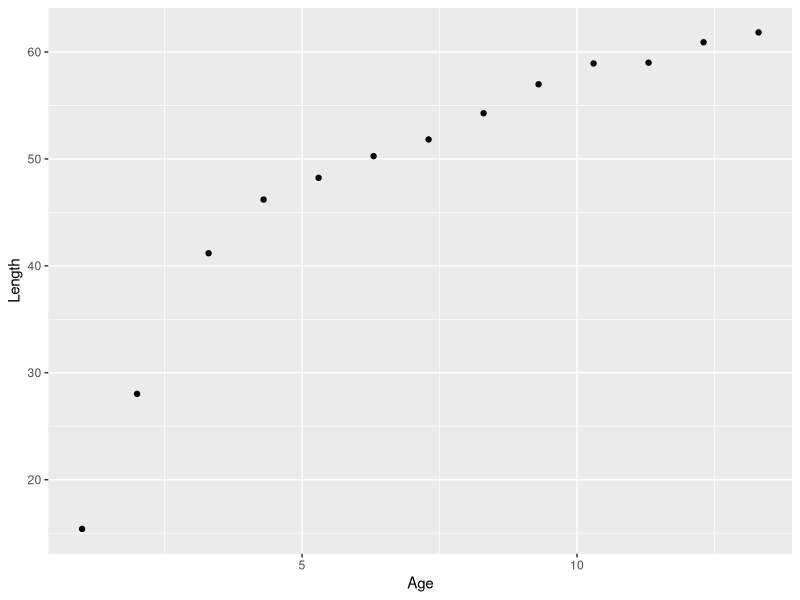
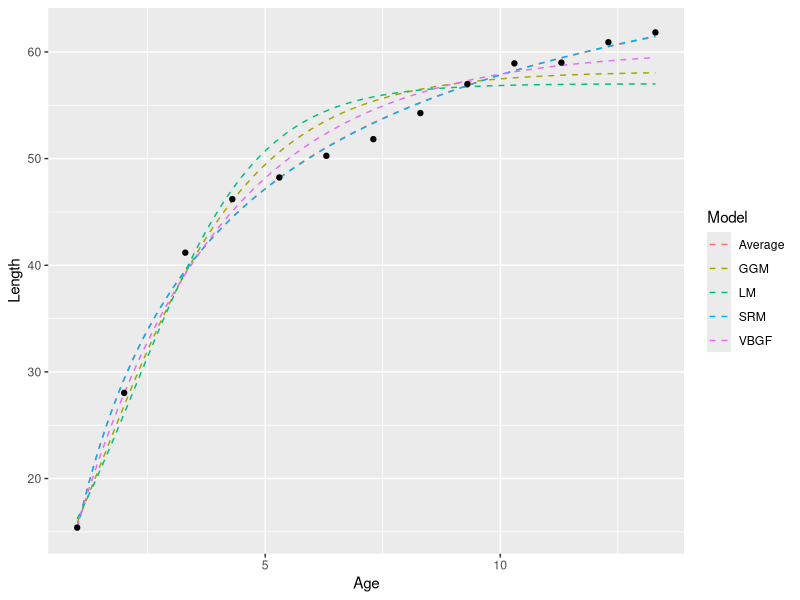
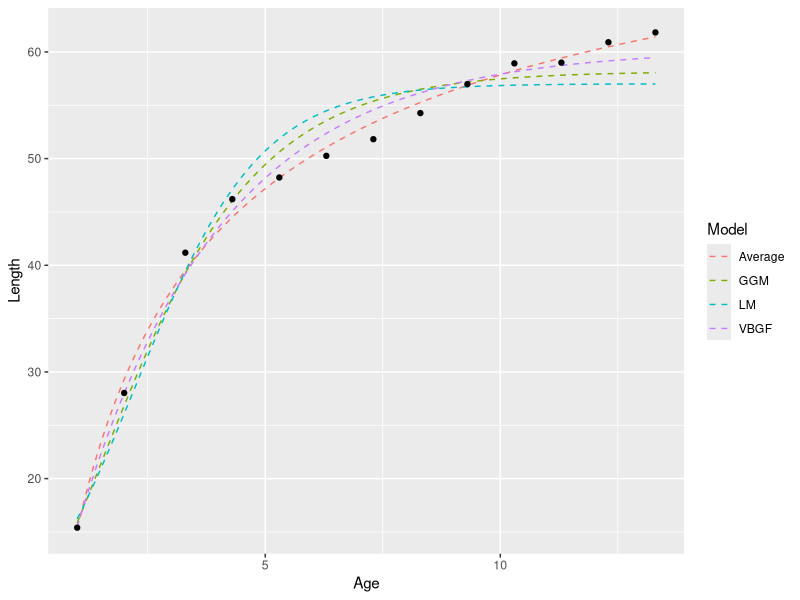

Reproduce these figures in R, in order.
#### "Homework 12"
#### "Yu-Jen Lin"
#### b04b01036@ntu.edu.tw
#### --------------------------------------------------------------------------------------------------------------------------------------------------------

#### 1. Please estimate the model parameters of four different growth functions (von Bertalanffy; Gompertz; Logis>c; Schnute–Richards) using the method maximum likelihood for the length-at-age for female Pacific hake (Merluccius productus) considering a log-normal distribution

## Models
#### 1 von Bertalanffy Growth Function
#### -> L(t) = L∞ (1−exp(−k(t−t0)))
#### 2 Gompertz growth model
#### -> L(t) = L∞ exp(-exp(-k2(t-((ln(λ)-ln(k2))/k2 ))))
#### 3 Logistic model 
#### -> L(t) = L∞ (1 + exp(-k3(t-t3)))^(-1)
#### 4 Schnute–Richards model] Bonus
#### -> L(t) = L∞ exp(1 + δ*e^(-k4 t^v)) ^ (1/γ)

## Considering a log-normal distribution
#### L(t) = Model * e^ε   ,   ε ~ N(0,σ^2)

## loading package and data

library(knitr)
library(ggplot2)

Age = c(1,2,3.3,4.3,5.3,6.3,7.3,8.3,9.3,10.3,11.3,12.3,13.3)
Length = c(15.4,28.03,41.18,46.2,48.23,50.26,51.82,54.27,56.98,58.93,59,60.91,61.83)

data = cbind(Age, Length)

kable(data, col.names = c("Age (year)", "Female mean length (cm)"))


## Check the plot of [ Length ~ Age ]

dataset = data.frame(Age, Length) # combine the data
colnames(dataset) <- c("Age", "Length") # rename the columns for plotting
ggplot(dataset, aes(x = Age, y = Length)) +
  geom_point()



## 1 von Bertalanffy Growth Function
#### L(t) = L∞ (1−exp(−k(t−t0)))
#### L∞ = Linf = hypothesized (mean) maximum length
#### k  = growth rate
#### t  = x = current age
#### t0 = hypothesized age when body length is 0

VBGF <- function(x, Linf = theta[1], k = theta[2], t0 = theta[3], theta = c(Linf, k, t0)){
  y = Linf * (1 - exp(-k * (x - t0)))
  return(y)
}


## 2 Gompertz growth model
#### L(t) = L∞ exp(-exp(-k2(t-((ln(λ)-ln(k2))/k2 ))))
#### L∞ = Linf = hypothesized (mean) maximum length
#### k2 = (k) = rate of exponential decrease of the relative growth rate with age
#### t  = x = current age
#### λ  = (t0) = theoretical initial relative growth rate at zero age
#### (I change some annotations in order to calculate in an easier way.)

GGM <- function(x, Linf = theta[1], k = theta[2], t0 = theta[3], theta = c(Linf, k, t0)){
  y = Linf * exp(- exp(- k * (x - (log(t0) - log(k)) / k)))
  return(y)
}


## 3 Logistic model 
#### L(t) = L∞ (1 + exp(-k3(t-t3)))^(-1)
#### L∞ = Linf = hypothesized (mean) maximum length
#### k3 = (k) = relative growth rate parameter (with units year^-1)
#### t  = x = current age
#### t3 = (t0) = corresponds to the inflection point of the sigmoidal curve
#### (I change some annotations in order to calculate in an easier way.)

LM <- function(x, Linf = theta[1], k = theta[2], t0 = theta[3], theta = c(Linf, k, t0)){
  y = Linf * (1 + exp(-k*(x-t0))) ^ (-1)
  return(y)
}


## 4 Schnute–Richards model (Bonus)
#### L(t) = L∞ exp(1 + δ*e^(-k4 t^v)) ^ (1/γ)
#### L∞ = Linf = hypothesized (mean) maximum length
#### dimensionless parameters: δ, ν, and γ
#### k4 has units yr^(−ν)

e <- exp(1) 
SRM <- function(x, Linf = theta[1], k = theta[2], δ = theta[3], v = theta[4], γ = theta[5], theta = c(Linf, k, δ, v, γ)){
  y = Linf * exp(1 + δ* (e^(-k*(x^v)))) ^ (1/γ)
  return(y)
}


## Log-likelihood function

lognormal_like = function(x, y, FUN, Out, ...){  
  
  FUN = match.fun(FUN) 
  Like = numeric(length(y))
  NLL = numeric(length(y))
  ypred = FUN(x, ...)
  Dev2 = (log(Length/ypred)) ^ 2
  sigma = sqrt(mean(Dev2))
  
  for (i in 1:length(Age)){ 
    Like[i] = (1 / (x[i] * sqrt(2 * pi) * sigma)) * exp(-Dev2[i] / (2 * sigma ^ 2))
    NLL[i] = -log(Like[i])
  }
  
  if(Out==T) cat(sum(NLL),Linf,K,t0,"\n")
  
  Outs <- NULL
  Outs$Pred <- ypred
  Outs$Length <- Length
  Outs$Dev2 <- Dev2
  Outs$sigma <- sigma
  Outs$Like <- Like
  Outs$NLL <- NLL 
  Outs$Obj <- sum(NLL)
  
  return(Outs)
}

lognormal_like.SRM = function(x, y, FUN, Out, ...){  
  
  FUN = match.fun(FUN) 
  Like = numeric(length(y))
  NLL = numeric(length(y))
  ypred = FUN(x, ...)
  Dev2 = (log(Length/ypred)) ^ 2
  sigma = sqrt(mean(Dev2))
  
  for (i in 1:length(Age)){ 
    Like[i] = (1 / (x[i] * sqrt(2 * pi) * sigma)) * exp(-Dev2[i] / (2 * sigma ^ 2))
    NLL[i] = -log(Like[i])
  }
  
  if(Out==T) cat(sum(NLL),Linf,K,δ,v,γ,"\n")
  
  Outs <- NULL
  Outs$Pred <- ypred
  Outs$Length <- Length
  Outs$Dev2 <- Dev2
  Outs$sigma <- sigma
  Outs$Like <- Like
  Outs$NLL <- NLL 
  Outs$Obj <- sum(NLL)
  
  return(Outs)
}


## Objective function

obj_function = function(theda, ...){ 
  Outs <- lognormal_like(theda[1], theda[2], theda[3], ...)
  obj <- Outs$Obj 
  return(obj)
}
obj_function.SRM = function(theda, ...){ 
  Outs <- lognormal_like.SRM(theda[1], theda[2], theda[3], theda[4], theda[5],...)
  obj <- Outs$Obj 
  return(obj)
}


## MLE of parameters

model_VBGF = optim(c(60, 0.7, 0), obj_function, FUN = VBGF, x = Age, y = Length, Out = F, hessian = T)
model_GGM = optim(c(70, 0.6, 0), obj_function, FUN = GGM, x = Age, y = Length, Out = F, hessian = T)
model_LM = optim(c(59, 0.7, 0), obj_function, FUN = LM, x = Age, y = Length, Out = F, hessian = T)
model_SRM = optim(c(61, 0.7, 0, 0, 0.5), obj_function.SRM, FUN = SRM, x = Age, y = Length, Out = F, hessian = T)


## Results

param_VBGF <- model_VBGF$par
param_GGM <- model_GGM$par
param_LM <- model_LM$par
param_SRM <- model_SRM$par

sd_VBGF <- sqrt(diag(solve(model_VBGF$hessian)))
sd_GGM <- sqrt(diag(solve(model_GGM$hessian)))
sd_LM <- sqrt(diag(solve(model_LM$hessian)))
sd_SRM <- sqrt(diag(solve(model_SRM$hessian))) 

model_result_VBGF <- cbind(param_VBGF, sd_VBGF)
model_result_GGM <- cbind(param_GGM, sd_GGM)
model_result_LM <- cbind(param_LM, sd_LM)
model_result_SRM <- cbind(param_SRM, sd_SRM)

rownames(model_result_VBGF) <- c("L inf", "k", "t0")
rownames(model_result_GGM) <- c("L inf", "k2", "λ")
rownames(model_result_LM) <- c("L inf", "k3", "t3")
rownames(model_result_SRM) <- c("L inf", "K4", "δ", "v", "γ" ) 

kable(model_result_VBGF, col.names = c("Estimated parameters", "Standard deviation"), caption = "1 von Bertalanffy growth function", digits = 3)
kable(model_result_GGM, col.names = c("Estimated parameters", "Standard deviation"), caption = "2 Gompertz growth model", digits = 3)
kable(model_result_LM, col.names = c("Estimated parameters", "Standard deviation"), caption = "3 Logistic model", digits = 3)
kable(model_result_SRM, col.names = c("Estimated parameters", "Standard deviation"), caption = "4 Schnute–Richards model", digits = 3)


#### --------------------------------------------------------------------------------------------------------------------------------------------------------
#### 2. Calculate the 95% confidence intervals for Linf (Professor said we don't need to do this on each parameter) of the growth functions by using the likelihood profile method

## Negative log-likelihood

VBGF_like = lognormal_like(data[, 1], data[, 2], VBGF, theta = param_VBGF, Out = F)$Obj
GGM_like = lognormal_like(data[, 1], data[, 2], GGM, theta = param_GGM, Out = F)$Obj
LM_like = lognormal_like(data[, 1], data[, 2], LM, theta = param_LM, Out = F)$Obj
SRM_like = lognormal_like(data[, 1], data[, 2], SRM, theta = param_SRM, Out = F)$Obj


## 1 VBGF [ L∞ - 95% confidence interval ]

obj_fun = function(theta, ...){ 
  Outs <- lognormal_like(k = theta[1], t0 = theta[2], ...)
  obj <- Outs$Obj
  return(obj)
}

LVBGF_like = numeric()
LVBGF_range = seq(from = param_VBGF[1] - 40, to = param_VBGF[1] + 100, length.out = 100)
for(i in 1:100){
  LVBGF_est = optim(param_VBGF[c(2, 3)], obj_fun, FUN = VBGF, Linf = LVBGF_range[i], x = data[, 1], y = data[ ,2], Out = F)$par
  LVBGF_like[i] = 2 * (- VBGF_like + lognormal_like(data[, 1], data[, 2], VBGF, Linf =  LVBGF_range[i], k = LVBGF_est[1], t0 = LVBGF_est[2], Out = F)$Obj)
}

LVBGF_accept = which(LVBGF_like < qchisq(0.95, 1))
LVBGF_ci = LVBGF_range[c(min(LVBGF_accept), max(LVBGF_accept))]


## 2 GGM [ L∞ - 95% confidence interval ]

obj_fun = function(theta, ...){ 
  Outs <- lognormal_like(k = theta[1], t0 = theta[2], ...)
  obj <- Outs$Obj
  return(obj)
}

LGGM_like = numeric()
LGGM_range = seq(from = param_GGM[1] - 40, to = param_GGM[1] + 80, length.out = 100)
for(i in 1:100){
  LGGM_est = optim(param_GGM[c(2, 3)], obj_fun, FUN = GGM, Linf = LGGM_range[i], x = data[, 1], y = data[ ,2], Out = F)$par
  LGGM_like[i] = 2 * (- GGM_like + lognormal_like(data[, 1], data[, 2], GGM, Linf =  LGGM_range[i], k = LGGM_est[1], t0 = LGGM_est[2], Out = F)$Obj)
}

LGGM_accept = which(LGGM_like < qchisq(0.95, 1))
LGGM_ci = LGGM_range[c(min(LGGM_accept), max(LGGM_accept))]


## 3 LM [ L∞ - 95% confidence interval ]

obj_fun = function(theta, ...){ 
  Outs <- lognormal_like(k = theta[1], t0 = theta[2], ...)
  obj <- Outs$Obj
  return(obj)
}

LLM_like = numeric()
LLM_range = seq(from = param_LM[1] - 40, to = param_LM[1] + 80, length.out = 100)
for(i in 1:100){
  LLM_est = optim(param_LM[c(2, 3)], obj_fun, FUN = LM, Linf = LLM_range[i], x = data[, 1], y = data[ ,2], Out = F)$par
  LLM_like[i] = 2 * (- LM_like + lognormal_like(data[, 1], data[, 2], LM, Linf =  LLM_range[i], k = LLM_est[1], t0 = LLM_est[2], Out = F)$Obj)
}

LLM_accept = which(LLM_like < qchisq(0.95, 1))
LLM_ci = LLM_range[c(min(LLM_accept), max(LLM_accept))]


## 4 SRM [ L∞ - 95% confidence interval ]

obj_fun = function(theda, ...){ 
  Outs <- lognormal_like.SRM(theda[1], theda[2], theda[3], theda[4], theda[5],...)
  obj <- Outs$Obj 
  return(obj)
}

LSRM_like = numeric()
LSRM_range = seq(from = param_SRM[1] - 40, to = param_SRM[1] + 80, length.out = 100)
for(i in 1:100){
  LSRM_est = optim(param_SRM[c(2, 3, 4, 5)], obj_fun, FUN = SRM, Linf = LSRM_range[i], x = data[, 1], y = data[ ,2], Out = F)$par
  LSRM_like[i] = 2 * (- SRM_like + lognormal_like(data[, 1], data[, 2], SRM, Linf =  LSRM_range[i], k = LSRM_est[1], δ = LSRM_est[2], v = LSRM_est[3], γ = LSRM_est[4], Out = F)$Obj)
}

LSRM_accept = which(LSRM_like < qchisq(0.95, 1))
LSRM_ci = LSRM_range[c(min(LSRM_accept), max(LSRM_accept))]


## Compare all the CI of Linf in different models

CI = rbind(LVBGF_ci, LGGM_ci, LLM_ci, LSRM_ci)
kable(CI, col.names = c("CI lower limit", "CI upper limit"))


#### --------------------------------------------------------------------------------------------------------------------------------------------------------
#### 3. Conduct the model selection based on the AICc and quantify the plausibility of each model by using “Akaike weight (wi)”

#calculate AICc for both models
aicc_VBGF = 2 * VBGF_like + 2 * 3 + (2 * 3 * 4) / (204 - 3 - 1)
aicc_GGM = 2 * GGM_like + 2 * 3 + (2 * 3 * 4) / (204 - 3 - 1)
aicc_LM = 2 * LM_like + 2 * 3 + (2 * 3 * 4) / (204 - 3 - 1)
aicc_SRM = 2 * SRM_like + 2 * 3 + (2 * 3 * 4) / (204 - 3 - 1)

#find the best model with the lower AICc
min_aicc = min(aicc_VBGF, aicc_GGM, aicc_LM, aicc_SRM)

#calculate weights based on AICc
aicc_change = c(aicc_VBGF, aicc_GGM, aicc_LM, aicc_SRM) - min_aicc
weight = exp(-0.5 * aicc_change) / sum(exp(-0.5 * aicc_change))

#show results of AICc and weights
m_criterion = cbind(c(aicc_VBGF, aicc_GGM, aicc_LM, aicc_SRM), aicc_change, weight)
rownames(m_criterion) <- c("von Bertalanffy", "Gompertz", "Logistic", "Schnute–Richards")
colnames(m_criterion) <- c("AICc", "AICc change", "Weight")
kable(m_criterion)


#### --------------------------------------------------------------------------------------------------------------------------------------------------------
#### 4. Estimate the average model based on wi and plot all the growth curves together

## Average model based on wi

pred_VBGF = VBGF(seq(from = min(data[ ,1]), to = max(data[, 1]), length.out = 100), theta = param_VBGF)
pred_GGM = GGM(seq(from = min(data[ ,1]), to = max(data[, 1]), length.out = 100), theta = param_GGM)
pred_LM = LM(seq(from = min(data[ ,1]), to = max(data[, 1]), length.out = 100), theta = param_LM)
pred_SRM = SRM(seq(from = min(data[ ,1]), to = max(data[, 1]), length.out = 100), theta = param_SRM)
pred_ave = weight[1] * pred_VBGF + weight[2] * pred_GGM + weight[3] * pred_LM +  weight[4] * pred_SRM


## Plot all the growth curves together

dataset = data.frame(rep(seq(from = min(data[ ,1]), to = max(data[, 1]), length.out = 100), 5), c(pred_VBGF, pred_GGM, pred_LM, pred_SRM, pred_ave), c(rep("VBGF", 100), rep("GGM",100), rep("LM",100), rep("SRM",100), rep("Average", 100)))
colnames(dataset) <- c("Age", "Esimated length", "Model")

# growth curves
p <- ggplot() +
  geom_line(aes(x = dataset$Age, y = dataset$`Esimated length`, col = dataset$Model), linetype = "dashed") +
  scale_color_discrete(name = "Model") +
  labs( x = "Age", y = "Length")
p <- p + geom_point(aes(x = data[, 1], y = data[, 2]))
p # The Average curve is covered by the SRM curve.


####Because the average curve is covered by the SRM curve, I plot this result again without SRM. (But the average model still considers the weight of SRM.)

dataset = data.frame(rep(seq(from = min(data[ ,1]), to = max(data[, 1]), length.out = 100), 4), c(pred_VBGF, pred_GGM, pred_LM, pred_ave), c(rep("VBGF",100), rep("GGM",100), rep("LM",100), rep("Average", 100)))
colnames(dataset) <- c("Age", "Esimated length", "Model")

# growth curves
p <- ggplot() +
  geom_line(aes(x = dataset$Age, y = dataset$`Esimated length`, col = dataset$Model), linetype = "dashed") +
  scale_color_discrete(name = "Model") +
  labs( x = "Age", y = "Length")
p <- p + geom_point(aes(x = data[, 1], y = data[, 2]))
p # In this graph, we can clearly see the Average curve.



